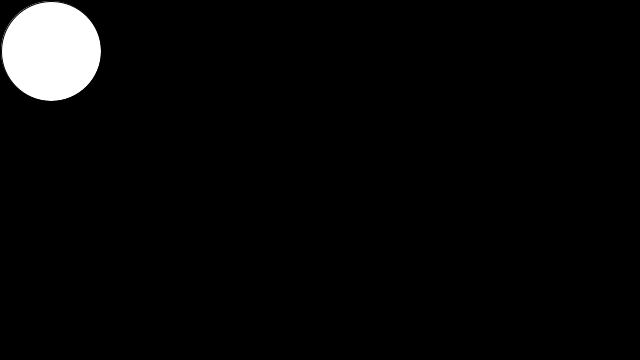
Frame 1 (no input)
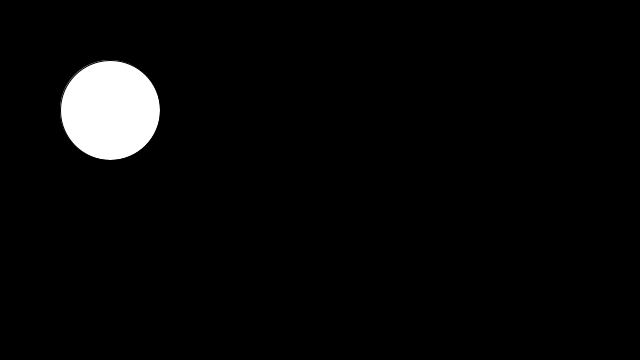
Frame 60 (the mouse pressed at the canvas centre just before this capture)
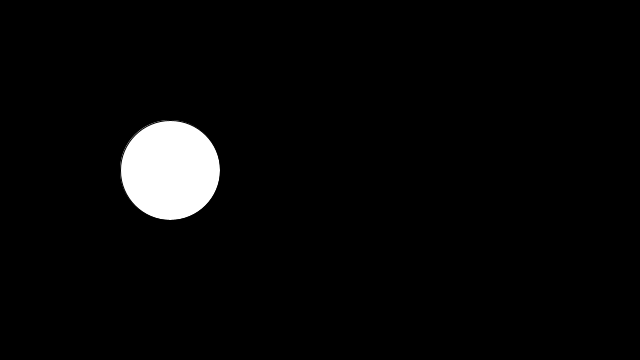
Frame 120 (the mouse held since frame 60 and released just before this capture)

The Processing sketch that drew these frames (run headless with seeded random() and noise(); from frame 60 on, the mouse is pressed at the canvas centre):

// Processing sketch: ball_bounce
// ── ball_bounce.pde
int x=50,y=50;
int dirX=1;
int dirY=1;

void setup() {
  size(640, 360);
}

void draw() {
  background(0,0,0);
  
  if (x >width-50) {
    dirX=-1;
  }   
  if (x <50) {
    dirX=1;
  }   
  if (y >height-50) {
    dirY=-1;
  }
  if (y <50) {
    dirY=1;
  }
  x=x+1*dirX;
  y=y+1*dirY;
  ellipse(x,y,100,100);
  
}
